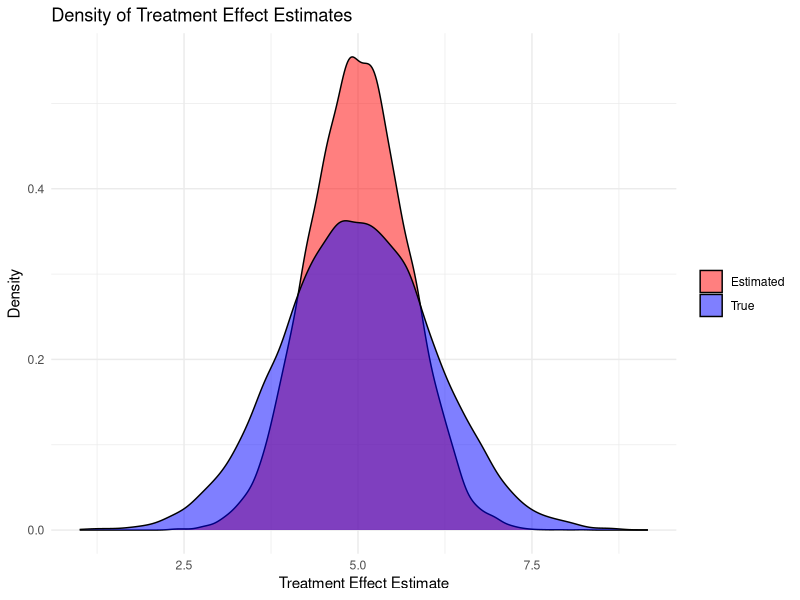

The R source for this figure:
## ---- chunk 1
set.seed(123)
ht.est <- function(y, d, w) {
  n <- length(y)
  (1/n) * sum((y * d * w) - (y * (1-d) * w))
}
n <- 200
x <- rbinom(n, size = 1, prob = 0.5)
dprobs <- 0.5*x + 0.4*(1-x)
d <- rbinom(n, size = 1, prob = dprobs)
y <- 5 * d - 10 * x + rnorm(n, sd = 5)
true.w <- ifelse(d == 1, 1/dprobs, 1/(1-dprobs))
pprobs <- predict(glm(d ~ x))
est.w <- ifelse(d == 1, 1/pprobs, 1/(1 - pprobs))
ht.est(y, d, est.w)
ht.est(y, d, true.w)
## ---- chunk 2
sims <- 10000
true.holder <- rep(NA, sims)
est.holder <- rep(NA, sims)
for (i in 1:sims) {
  x <- rbinom(n, size = 1, prob = 0.5)
  dprobs <- 0.5*x + 0.4*(1-x)
  d <- rbinom(n, size = 1, prob = dprobs)
  y <- 5 * d - 10 * x + rnorm(n, sd = 5)
  true.w <- ifelse(d == 1, 1/dprobs, 1/(1-dprobs))
  pprobs <- predict(glm(d ~ x))
  est.w <- ifelse(d == 1, 1/pprobs, 1/(1 - pprobs))
  est.holder[i] <- ht.est(y, d, est.w)
  true.holder[i] <- ht.est(y, d, true.w)
}
var(est.holder)
var(true.holder)
## ---- chunk 3
library(ggplot2)
data <- data.frame(
  value = c(est.holder, true.holder),
  type = rep(c('Estimated', 'True'), each = length(est.holder))
)
ggplot(data, aes(x = value, fill = type)) +
  geom_density(alpha = 0.5) +
  labs(title = 'Density of Treatment Effect Estimates',
       x = 'Treatment Effect Estimate',
       y = 'Density') +
  scale_fill_manual(values = c('red', 'blue')) +
  theme_minimal() +
  theme(legend.title = element_blank())
